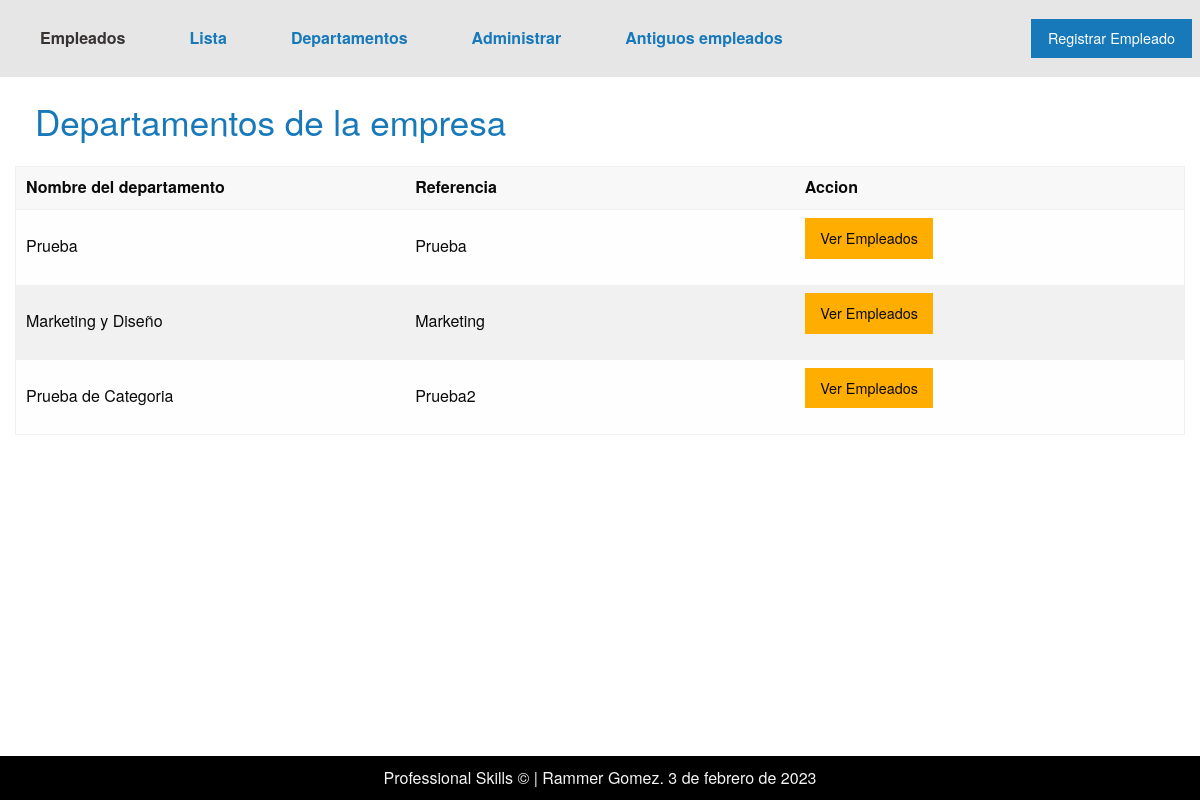
/departamentos/, run on an earlier commit of the app's database.
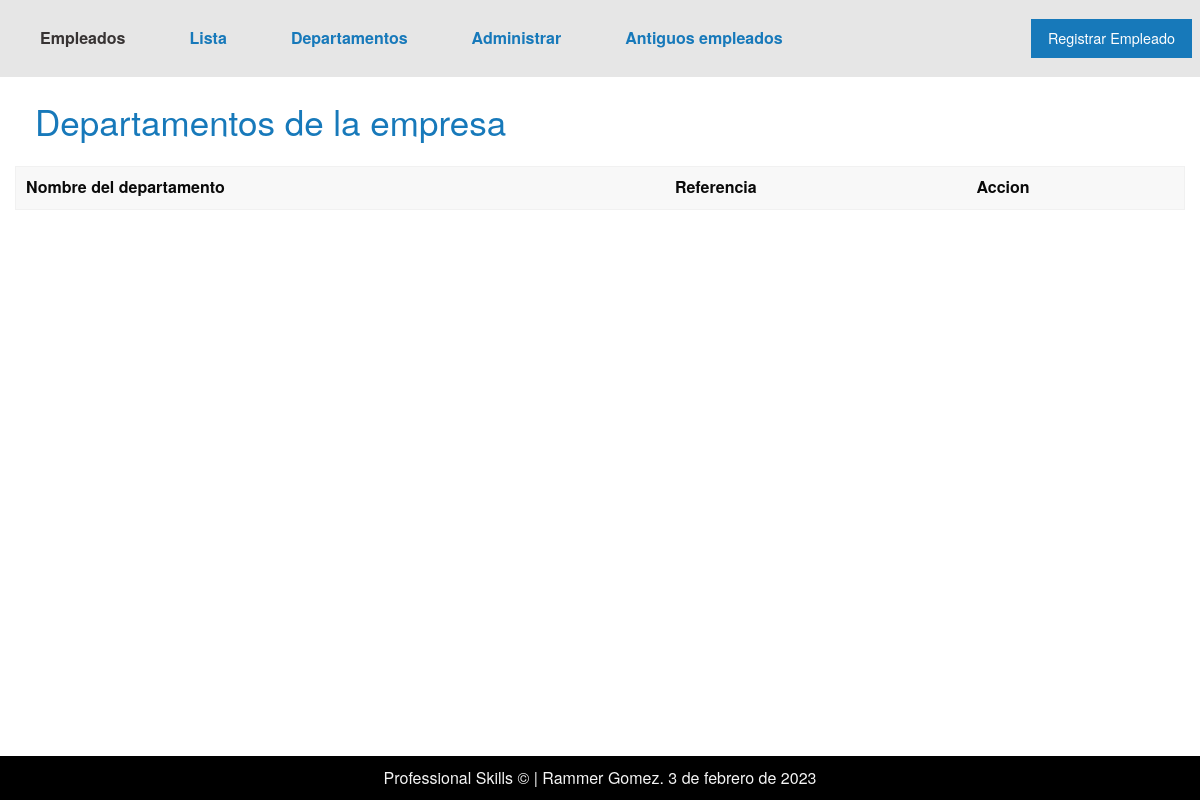
And on a later commit of the database.
### applications/departamento/models.py (models this page shows, shortened)
class Departamento(models.Model):
    name = models.CharField('Departamento', max_length=50)
    short_name = models.CharField('Nombre corto', max_length=20, unique=True)
    class Meta:
        verbose_name = 'Departamento'
        verbose_name_plural = 'Departamentos'

### applications/departamento/views.py (the view)
# urls.py: path('departamentos/', views.Lista_departamentos.as_view(), name="departamentos")
class Lista_departamentos(ListView):
    model = Departamento
    template_name = "departamento/lista_departamentos.html"
    context_object_name = "departamentos"

### applications/departamento/processors.py (called while the page is built)
def get_departamento(request):
    departamentos = Departamento.objects.all()
    return {
        'get_departamento': departamentos
    }

### templates/departamento/lista_departamentos.html (shortened to what this page needs)
{% extends 'layout.html' %}
{% block content %}
    <div class="grid-container">
        <div class="grid-x">
            <h1 class="cell h1-cabecera2">Departamentos de la empresa</h1>
            <div class="cell">
                <table>
                    <thead>
                        <tr>
                            <th>
                                Nombre del departamento
                            </th>
                            <th>
                                Referencia
                            </th>
                            <th>
                                Accion
                            </th>
                        </tr>
                    </thead>
                    <tbody>
                        {% for departamento in departamentos %}
                            <tr>
                                <td width='200'>
                                    {{departamento.name}}
                                </td>
                                <td width='200'>
                                    {{departamento.short_name}}
                                </td>
                                <td width='200'>
                                    <a class="button warning"  href="{% url 'app_personal:departamento_personal' departamento.id %}">Ver Empleados</a>
                                </td>
                            </tr>
                        {% endfor %}
                    </tbody>
                </table>
            </div>
        </div>
    </div>
    {% include 'includes/footer.html' %}
{% endblock content %}

What changed in the data, as far as the page shows it:
removed Departamento: name "Prueba", short_name "Prueba"
removed Departamento: name "Marketing y Diseño", short_name "Marketing"
removed Departamento: name "Prueba de Categoria", short_name "Prueba2"
